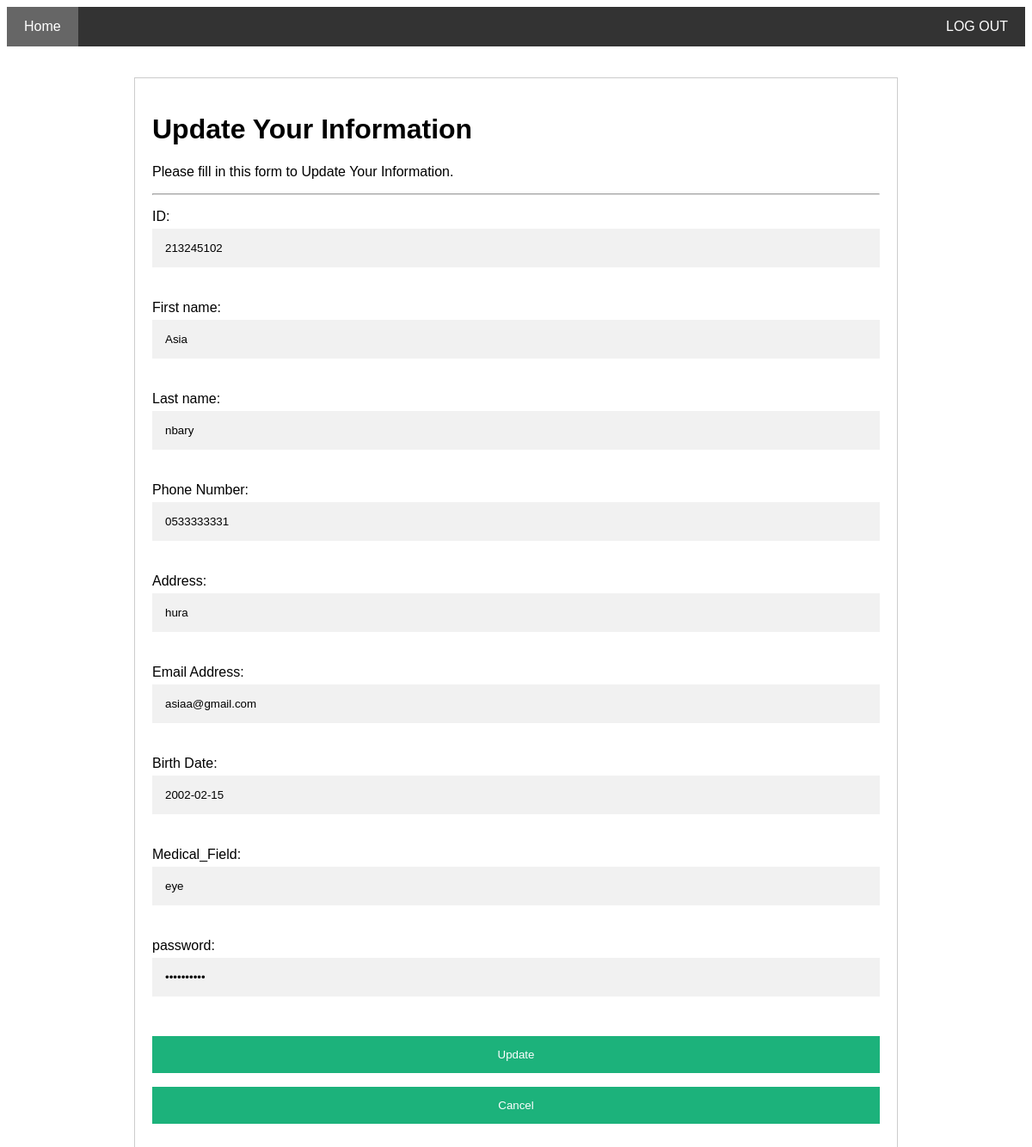
/update_doctor/213245102/, run on the app's committed database.
### core/models.py (models this page shows)
class doctor_a(models.Model):
    DoctorID=models.CharField(max_length=9, primary_key=True)
    First_name=models.CharField(max_length=20,null = True)
    Last_name=models.CharField(max_length=20,null = True)
    Phone_Number1=models.CharField(max_length=10, null=True)
    Address=models.CharField(max_length=50,null=True)
    Email_Address=models.CharField(max_length=30,null=True)
    Birth_Date=models.DateField(null=True)
    Medical_Field=models.CharField(max_length=20,null=True)
    File_Diploma=models.FileField(blank=True,null=True)
    password_Doctor=models.CharField(max_length=20,null = True)
    class Meta:
        db_table = 'doctor_a'

### core/views.py (the view)
# urls.py: path('update_doctor/<int:doctor_id>/', update_doctor, name='update_doctor'),
def update_doctor(request, doctor_id):
    doctor = doctor_a.objects.get(pk=doctor_id)  # Retrieve the doctor instance from the database
    if request.method == 'POST':
        form = doctorupdateform(request.POST, instance=doctor)  # Pass the doctor instance to the form
        if form.is_valid():
            form.save()  # Save the form to update the doctor instance in the database
            return redirect('doctor_profile')  # Redirect to the doctor list page after the update is successful
    else:
        form = doctorupdateform(instance=doctor)  # Create the form with the doctor instance data
    return render(request, 'update_doctor.html', {'form': form, 'doctor': doctor})

### Templates/update_doctor.html (shortened to what this page needs)
<!DOCTYPE html>
<html>
<div class="navbar">
    <a href="{% url 'doctor_profile'%} " class="active">Home</a>
    <a href="#" class="right">LOG OUT</a>
  </div>
<br>
<br>
<form action="{% url 'update_doctor' doctor.pk %}" method="post" style="border:1px solid #ccc ; width: 75%; margin: auto">
    <div class="container">
        <h1>Update Your Information</h1>
        <p>Please fill in this form to Update Your Information.</p>
        <hr>
        {{ form.as_p }}
        <button type="submit">Update</button>
        <a href="{% url 'doctor_profile' %}" class="button"><button>Cancel</button></a>
    </div>
</form>
<br>

### Templates/update_doctor.html (style rules this page uses)
* { box-sizing: border-box }
button { background-color: #04AA6D; color: white; padding: 14px 20px; margin: 8px 0; border: none; cursor: pointer; width: 100%; opacity: 0.9; }
.container { padding: 20px; }
input { width: 100%; padding: 15px; margin: 5px 0 22px 0; display: inline-block; border: none; background: #f1f1f1; }
.navbar { overflow: hidden; background-color: #333; position: sticky; position: -webkit-sticky; top: 0; }
.navbar a { float: left; display: block; color: white; text-align: center; padding: 14px 20px; text-decoration: none; }
.navbar a.right { float: right; }
.navbar a.active { background-color: #666; color: white; }

### data on the page
doctor_a: DoctorID "213245102", First_name "Asia", Last_name "nbary", Phone_Number1 "0533333331", Address "hura", Email_Address "asiaa@gmail.com", Birth_Date "2002-02-15", Medical_Field "eye"
